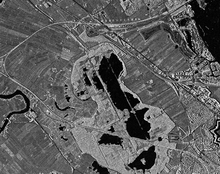
%> input picture 8.png, 220 x 174 px, shrunk from 1044 x 828 before the run
$ octave Gaussian_noise.m   (GNU Octave 9; MATLAB toolbox functions it lacks are replaced by stand-ins)
%> lines starting %> are read from the running program, lines starting %| are printed output that depends on the picture
close all; clear all;

%% Исходное изображение
orig_image = imread('8.png'); % считывание исходного изображения
%> orig_image is the input picture: size 174x220x3 uint8; mean R, G, B 93.6, 93.6, 93.6
orig_image = rgb2gray(orig_image); % перевод изображения в полутон. вид
%> orig_image: size 174x220 uint8
orig_image = im2double(orig_image);
%> orig_image: size 174x220 double
figure(1); imshow(orig_image,[]); % вывод исходного изображения

%% Базовые для всей программы переменные
%Wavefuncs = {'sym2', 'sym3', 'sym4', 'sym5', 'sym6', 'sym7', 'sym8', 'bior 1.1', 'bior 1.3', 'bior 1.5', 'bior 2.2', 'bior 2.4', 'bior 2.6', 'bior 2.8', 'bior 3.1', 'bior 3.3', 'bior 3.5', 'bior 3.7', 'bior 3.9', 'bior 4.4', 'bior 5.5', 'bior 6.8', 'db2', 'db3', 'db4', 'db5', 'db6', 'db7', 'db10', 'db20', 'coif2',  'coif3',  'coif4',  'coif5', 'rbio1.1', 'rbio 1.3', 'rbio 1.5', 'rbio 2.2', 'rbio 2.4', 'rbio 2.6', 'rbio 2.8', 'rbio 3.1', 'rbio 3.3', 'rbio 3.5', 'rbio 3.7', 'rbio 3.9', 'rbio 4.4', 'rbio 5.5', 'rbio 6.8', 'dmey'}; % тип вейвлета
Wavefuncs = {'rbio2.6'}; % тип вейвлета
[si1, si2] = size(Wavefuncs);
N1 = 3; N2 = 1; % уровни разложения
Thr_min = 0.0; Thr_max = 0.7; % пороги для удаления шума
[n_size,m_size] = size(orig_image); % размеры изображения
%> n_size = 174; m_size = 220
number_of_pixels = n_size * m_size; % количество пикселей
%> number_of_pixels = 38280

%% Гауссовский шум
gaus_noise = imnoise(orig_image,'gaussian',0,0.1); % гауссовский шум
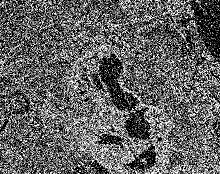
%> gaus_noise: size 174x220 double; min 0, max 1, mean 0.389
figure(2); imshow(gaus_noise,[]);

min_err = 1;
best_Thr = 0.0; % лучший порог
best_SorH = 's'; % лучший тип порога
best_N=N1; % лучший уровень разложения
best_Wavefun = 'a';
for wave = 1:1.0:si2 % рассматриваем разные вейвлеты
    Wavefun = Wavefuncs{wave};
    for N = N1:-1.0:N2
        [Csp,Ssp]=wavedec2(gaus_noise,N,Wavefun); % вейвлет-разложение
        Wavefun
        Ssp % вывод матрицы матрицей учета, которая хранит информацию о размерах матриц
                % аппроксимирующих и детализирующих коэффициентов всех уровней
        for j = 0.0:1.0:1.0 % вид пороговой обработки
            if (j ==0)
                SorH = 's';
            else
                SorH = 'h';
            end
            Thr = 0.0;
            for i = Thr_min:0.1:Thr_max % поиск лучшего порога
                [no_gaus,Csp1,Ssp1,perf0,perfl2] = wdencmp('gbl',Csp,Ssp,Wavefun,N,i,SorH,1); % удаление
                    % шума с помощью встроенной функции
                no_gaus = no_gaus -  min(no_gaus(:)); %нормировка
                no_gaus = no_gaus/max(no_gaus(:)); %нормировка
                no_gaus = imadjust(no_gaus); % гамма-коррекция
                % Находим квадраты разности яркости пикселей, их суммируем, делим на
                % число пикселей, находим ошибку
                subtraction = orig_image - no_gaus;
                pow = subtraction.^2;
                err = sum(pow(:)) / number_of_pixels;
                if (min_err > err) % ищем минимальную ошибку
                    min_err = err;
                    Thr = i;
                    best_Thr = i;
                    best_SorH = SorH;
                    best_N = N;
                    best_Wavefun = Wavefun;
                    figure(3); no_gaus = imadjust(no_gaus); imshow(no_gaus,[]);
                    %pause;
                    SorH
                    Wavefun
                    N
                    Thr
                    min_err
                end
            end
            if (Thr > 0.0)
                for i = Thr-0.1:0.01:Thr+0.1 % поиск лучшего порога
                    [no_gaus,Csp1,Ssp1,perf0,perfl2] = wdencmp('gbl',Csp,Ssp,Wavefun,N,i,SorH,1); % удаление
                        % шума с помощью встроенной функции
                    no_gaus = no_gaus -  min(no_gaus(:)); %нормировка
                    no_gaus = no_gaus/max(no_gaus(:)); %нормировка
                    no_gaus = imadjust(no_gaus); % гамма-коррекция
                    % Находим квадраты разности яркости пикселей, их суммируем, делим на
                    % число пикселей, находим ошибку
                    subtraction = orig_image - no_gaus;
                    pow = subtraction.^2;
                    err = sum(pow(:)) / number_of_pixels;
                    if (min_err > err) % ищем минимальную ошибку
                        min_err = err;
                        best_Thr = i;
                        best_SorH = SorH;
                        best_N = N;
                        best_Wavefun = Wavefun;
                        figure(4); no_gaus = imadjust(no_gaus); imshow(no_gaus,[]);
                        %pause;
                        SorH
                        Wavefun
                        N
                        best_Thr
                        min_err
                    end
                end
            end
        end
    end
end
%> this loop made 1 pass
%> pass 1, `for N = N1:-1.0:N2 [Csp,Ssp]=wavedec2(gaus_noise,N,Wavefun); Wavefun S..`:
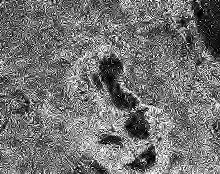
%> displayed picture: size 174x220, on the screen's scale of 0 to 255; min 0, max 255, mean 113.9
%> pass 1, `for N = N1:-1.0:N2 [Csp,Ssp]=wavedec2(gaus_noise,N,Wavefun); Wavefun S..`:
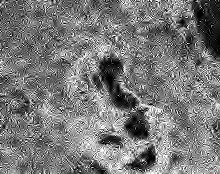
%> displayed picture: size 174x220, on the screen's scale of 0 to 255; min 0, max 255, mean 120.6
%> after the loop, SorH = 'h'; best_N = 2; best_SorH = 'h'; best_Thr = 0.77; best_Wavefun = 'rbio2.6'; min_err = 0.0358
best_SorH
%> best_SorH = 'h'
best_Thr
%> best_Thr = 0.77
best_N
%> best_N = 2
best_Wavefun
%> best_Wavefun = 'rbio2.6'
min_err
%> min_err = 0.0358
[Csp,Ssp]=wavedec2(gaus_noise,best_N,best_Wavefun); % вейвлет-разложение
%> Ssp = [53 64; 53 64; 93 116; 174 220]
[no_gaus,Csp1,Ssp1,perf0,perfl2] = wdencmp('gbl',Csp,Ssp,best_Wavefun,best_N,best_Thr,best_SorH,1);
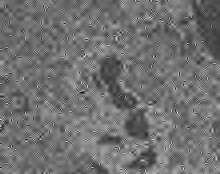
%> no_gaus: size 174x220 double; min -0.373, max 1.35, mean 0.389; drawn with min black and max white
%> Ssp1 = [53 64; 53 64; 93 116; 174 220]; perf0 = 91.17; perfl2 = 72.85
figure(5); no_gaus = imadjust(no_gaus); imshow(no_gaus,[]);
%> after `no_gaus = imadjust(no_gaus)`:
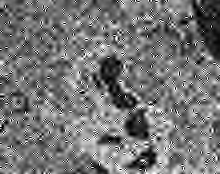
%> no_gaus: size 174x220 double; min 0, max 1, mean 0.462

%% Обработка с помощью низкочастотного фильтра Баттерворта
FT_img = fft2(double(gaus_noise));
n = 2; % чтобы не было звона
D0 = 200; % это значение можно изменить

u = 0:(n_size-1);
%> u = 174 values from 0 to 173
v = 0:(m_size-1);
%> v = 220 values from 0 to 219
idx = find(u > n_size/2);
%> idx = 86 values from 89 to 174
u(idx) = u(idx) - n_size;
idy = find(v > m_size/2);
%> idy = 109 values from 112 to 220
v(idy) = v(idy) - m_size;

[V, U] = meshgrid(v, u);

D = sqrt(U.^2 + V.^2);

H = 1./(1 + (D./D0).^(2*n));

G = H.*FT_img;

output_image = real(ifft2(double(G)));

output_image = output_image -  min(output_image(:)); %нормировка
output_image = output_image/max(output_image(:)); %нормировка
figure(6); output_image = imadjust(output_image);
imshow(output_image, [ ]);

subtraction = orig_image - output_image;
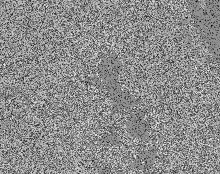
%> subtraction: size 174x220 double; min -0.971, max 0.736, mean -0.0288; drawn with min black and max white
pow = subtraction.^2;
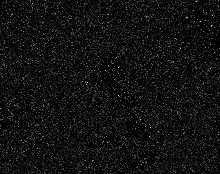
%> pow: size 174x220 double; min 0, max 0.942, mean 0.0689
filtr_err = sum(pow(:)) / number_of_pixels
%> filtr_err = 0.0689

$ run again, with 4.png copied over 8.png
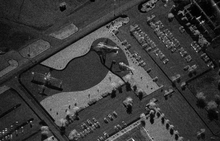
%> input picture 4.png, 220 x 141 px, shrunk from 1083 x 696 before the run
%> orig_image is the input picture: size 141x220x3 uint8; min 0, max 247, mean 59.7
%> after the loop `for wave = 1:1.0:si2`: SorH = 'h'; best_N = 3; best_SorH = 's'; best_Thr = 0.72; best_Wavefun = 'rbio2.6'; min_err = 0.0395
%> `best_SorH`: best_SorH = 's'
%> `best_Thr`: best_Thr = 0.72
%> `best_N`: best_N = 3
%> `best_Wavefun`: best_Wavefun = 'rbio2.6'
%> `min_err`: min_err = 0.0395
%> Ssp = [29 38; 29 38; 45 64; 77 116; 141 220]
%> `[no_gaus,Csp1,Ssp1,perf0,perfl2] = wdencmp('gbl',Csp,Ssp,best_Wavefun,..`:
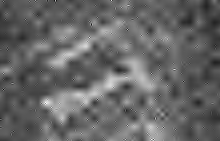
%> no_gaus: size 141x220 double; min -0.0231, max 0.737, mean 0.282; drawn with min black and max white
%> perf0 = 95.78; perfl2 = 63.36
%> `pow = subtraction.^2;`:
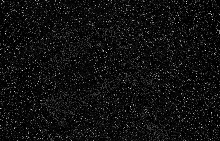
%> pow: size 141x220 double; min 0, max 0.931, mean 0.0647
%> filtr_err = 0.0647

$ run again, with 88.jpg saved as 8.png
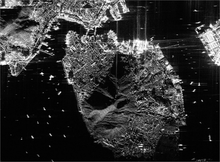
%> input picture 88.jpg, 220 x 162 px, shrunk from 1104 x 814 before the run
%> orig_image is the input picture: size 162x220x3 uint8; min 0, max 255, mean 49.4
%> after the loop `for wave = 1:1.0:si2`: SorH = 'h'; best_N = 3; best_SorH = 's'; best_Thr = 0.57; best_Wavefun = 'rbio2.6'; min_err = 0.0246
%> `best_SorH`: best_SorH = 's'
%> `best_Thr`: best_Thr = 0.57
%> `best_N`: best_N = 3
%> `best_Wavefun`: best_Wavefun = 'rbio2.6'
%> `min_err`: min_err = 0.0246
%> Ssp = [31 38; 31 38; 50 64; 87 116; 162 220]
%> `[no_gaus,Csp1,Ssp1,perf0,perfl2] = wdencmp('gbl',Csp,Ssp,best_Wavefun,..`:
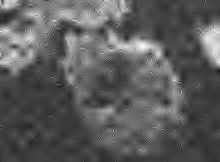
%> no_gaus: size 162x220 double; min -0.115, max 0.924, mean 0.262; drawn with min black and max white
%> perf0 = 93.43; perfl2 = 69.35
%> `pow = subtraction.^2;`:
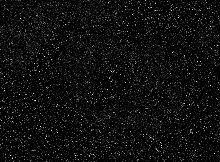
%> pow: size 162x220 double; min 0, max 0.978, mean 0.0573
%> filtr_err = 0.0573
